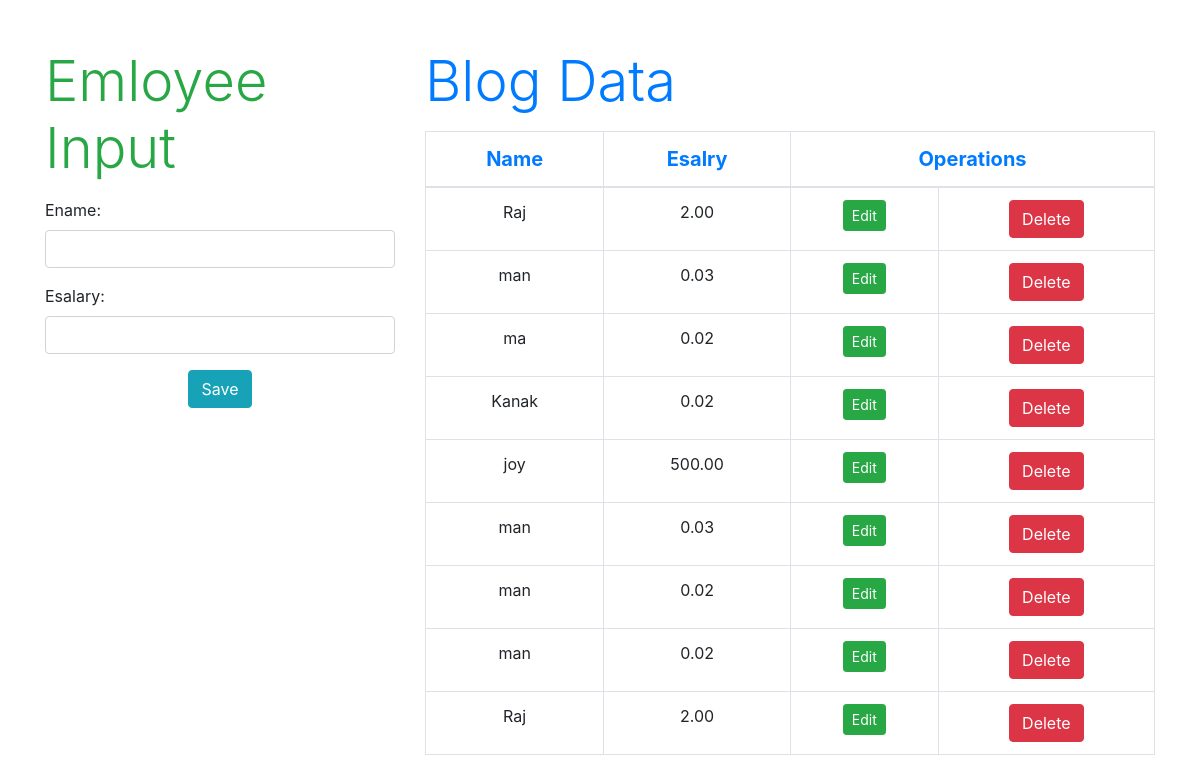
The page / on the database its author committed.
### Pages/models.py (models this page shows, shortened)
class Employee(models.Model):
    Eno         = models.AutoField(primary_key=True)
    Ename       = models.CharField(max_length=30)
    Esalary     = models.DecimalField(max_digits=5,decimal_places=2)

### Pages/views.py (the view)
# urls.py: path('',views.disp,name="disp"),
def disp(request):
    EF          = EmployeeForm()
    Emp         = Employee.objects.all()
    return render(request,'Emp.html',{'EF':EF,'Emp':Emp})

### Pages/forms.py
class EmployeeForm(forms.ModelForm):
    class Meta():
        model           =   Employee
        fields          =   '__all__'
        widgets          =   {
            'Ename':forms.TextInput(attrs={'class':'form-control','id':'Ename'}),
            'Esalary':forms.NumberInput(attrs={'class':'form-control','id':'Esalary'}),
        }

### templates/Emp.html (shortened to what this page needs)
<!DOCTYPE html>
<html>
    <head>
        <link rel="stylesheet" href="https://maxcdn.bootstrapcdn.com/bootstrap/4.5.2/css/bootstrap.min.css">
    </head>
    <body>
        <div class="container mt-5 align-content-center">
            <div class="row">
                <div class="col-lg-4">
                    <p class="display-4 text-success d-block">Emloyee Input</p>
                    <form name="form1" action="">
                        {{ EF.as_p }}
                        <input type="button" class="btn btn-info mx-auto d-block" id="btnsubmit" value="Save">
                    </form>
                </div>
                <div class="col-lg-8">
                    <p class="display-4 text-primary d-block">Blog Data</p>
                    <div class="table-responsive">
                        <table class="table table-hover table-bordered text-center">
                            <thead class="text-primary display-5" style="font-size:20px;">
                                <th> Name </th>
                                <th> Esalry </th>
                                <th colspan="2"> Operations </th>
                            </thead>
                            <tbody>
                                {% for i in Emp %}
                                <tr>
                                    <td> {{ i.Ename }} </td>
                                    <td> {{ i.Esalary }} </td>
                                    <td> <button class="btn btn-sm btn-success" id="btn-edit" data-sid="{{i.Eno}}">Edit</button></td>
                                    <td> <button class="btn btn-danger" id="btn-delete" data-sid="{{ i.Eno }}">Delete</button></td>
                                </tr>
                                {% endfor %}
                            </tbody
                        </table>
                    </div>
                </div>
            </div>
        </div>
    </body>
</html

### rows shown on the page
Employee: Ename "Raj", Esalary "2.00"
Employee: Ename "man", Esalary "0.03"
Employee: Ename "ma", Esalary "0.02"
Employee: Ename "Kanak", Esalary "0.02"
Employee: Ename "joy", Esalary "500.00"
Employee: Ename "man", Esalary "0.03"
Employee: Ename "man", Esalary "0.02"
Employee: Ename "man", Esalary "0.02"
Employee: Ename "Raj", Esalary "2.00"
